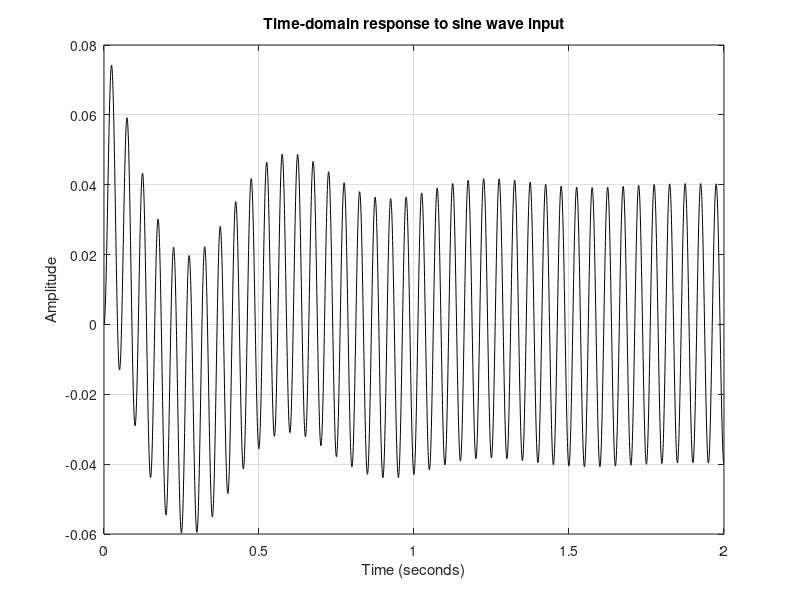

Recreate this plot in MATLAB.
% Time-domain response to sine

% Component values
R = 0.5;   % Resistance in ohms
C = 0.1;   % Capacitance in farads
L = 0.1;   % Inductance in henries

% Transfer function
num = [R*C, 0];  % Numerator of transfer function
den = [L*C, R*C, 1];  % Denominator of transfer function
G = tf(num, den);  % Transfer function representation

% Input sine signal parameters
fu = 20;  % Signal frequency in Hz
wu = 2*pi*fu;  % Signal frequency in radians per second
fs = 2000;  % Sampling frequency in Hz
tiv = 1/fs;  % Time interval between samples
t = 0:tiv:(2-tiv);  % Time intervals for 2 seconds

% Sine input signal
u = sin(wu*t);  % Input signal data set (sine wave)

% Compute system output using lsim
[y, ty] = lsim(G, u, t);  % System response to input signal

% Plot the output signal
figure;
plot(t, y, 'k');  % Plot the output signal in black
xlabel('Time (seconds)');
ylabel('Amplitude');
title('Time-domain response to sine wave input');
grid on;
